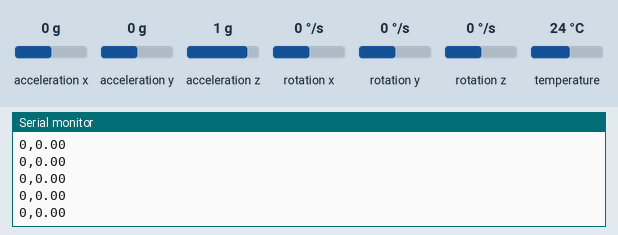
Recording of a sketch running on a simulated Arduino Uno, built with avr-gcc and run on an emulated ATmega328P. Shown: the last lines printed to the serial monitor. Inputs (shaded band) come from the test bench; at power-on: acceleration z 1 g, acceleration y 0 g, acceleration x 0 g, rotation x 0 °/s, rotation y 0 °/s, rotation z 0 °/s, temperature 24 °C.

Above: at 1.2 s.
1.3 s: acceleration z set to 0 g
At 1.58 s:
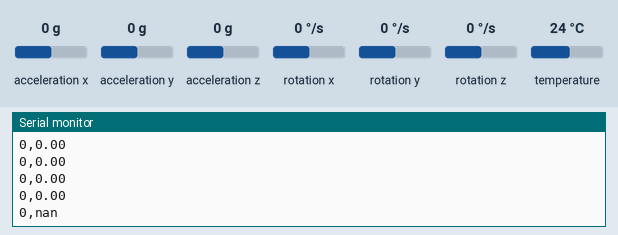
3.3 s: acceleration y set to -1.4 g
At 3.4 s:
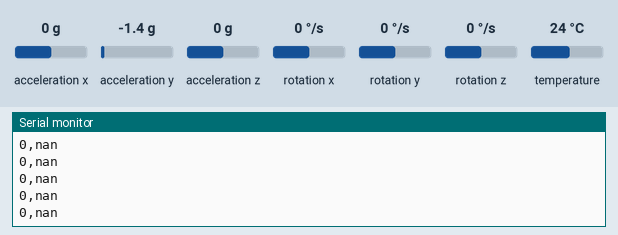
4.8 s: acceleration x set to -1.4 g
At 4.82 s:
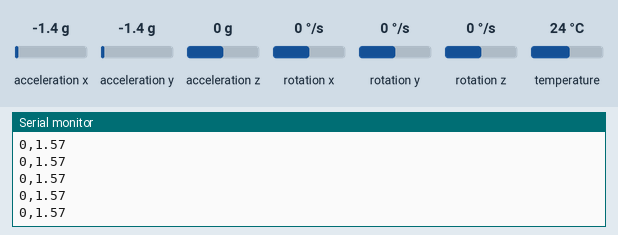
Timing chart, 0 to 7.8 s (numbered marks = the images above; inputs shaded):
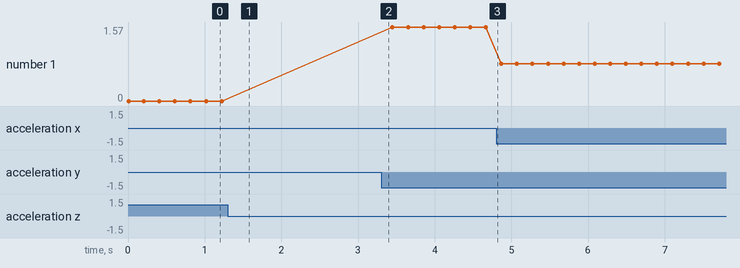

Measured:
- after the input at 1.3 s, the serial monitor: prints a new line after 0.12 s (image 1)
- plotted number 1: 0 → 1.57 after the input at 3.3 s, 1.57 → 0.79 after the input at 4.8 s

The sketch:

mpu6050_code_pitch_angle_from_accel.ino
```cpp
#include <Adafruit_MPU6050.h>
#include <Adafruit_Sensor.h>
#include <Wire.h>

Adafruit_MPU6050 mpu;
float pitchFromAccel = 0;

void setup() {
  // put your setup code here, to run once:
  Serial.begin(38400);
  Serial.println("Adafruit MPU6050 test!");

  // Try to initialize!
  if (!mpu.begin()) {
    Serial.println("Failed to find MPU6050 chip");
    while (1) {
      delay(10);
    }
  }
  Serial.println("MPU6050 Found!");

}

void loop() {
  // put your main code here, to run repeatedly:
  sensors_event_t a, g, temp;
  mpu.getEvent(&a, &g, &temp);
  pitchFromAccel = atan(-a.acceleration.y / sqrt(pow(a.acceleration.x, 2) + pow(a.acceleration.z, 2)));
  Serial.print(0);
  Serial.print(",");
  Serial.println(pitchFromAccel);
  delay(200);

}
```
